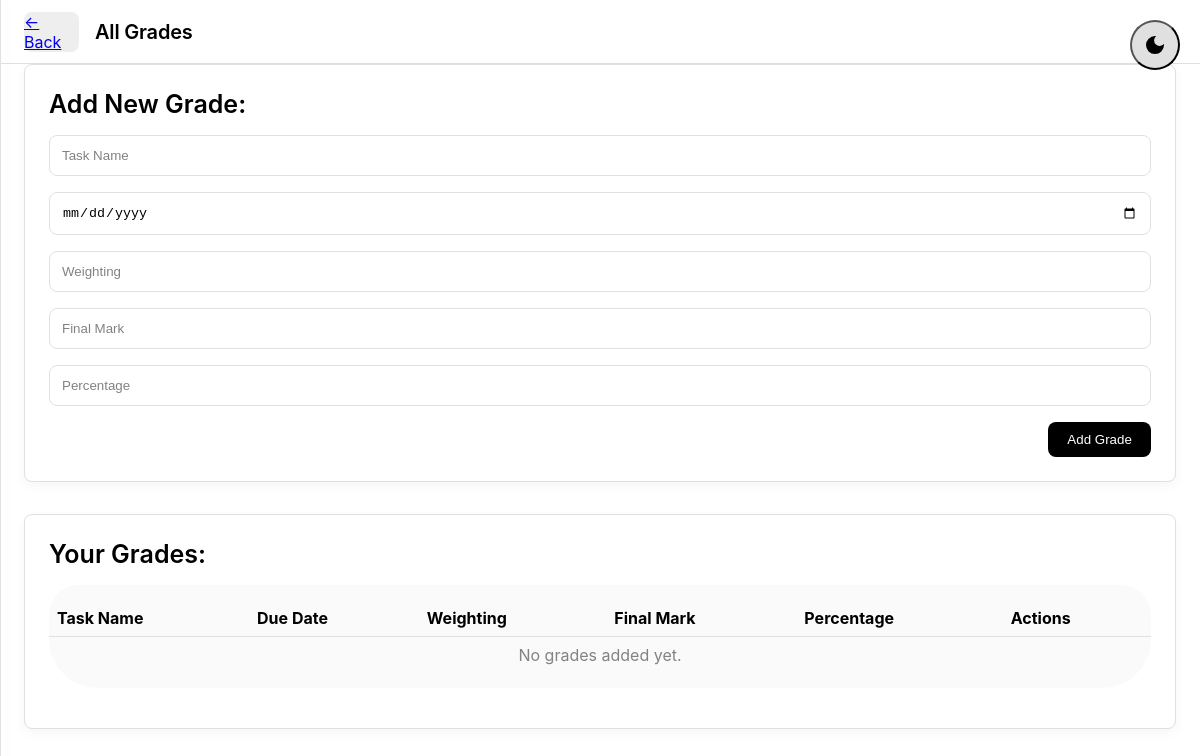
The app's page /grades (signed in), older data.
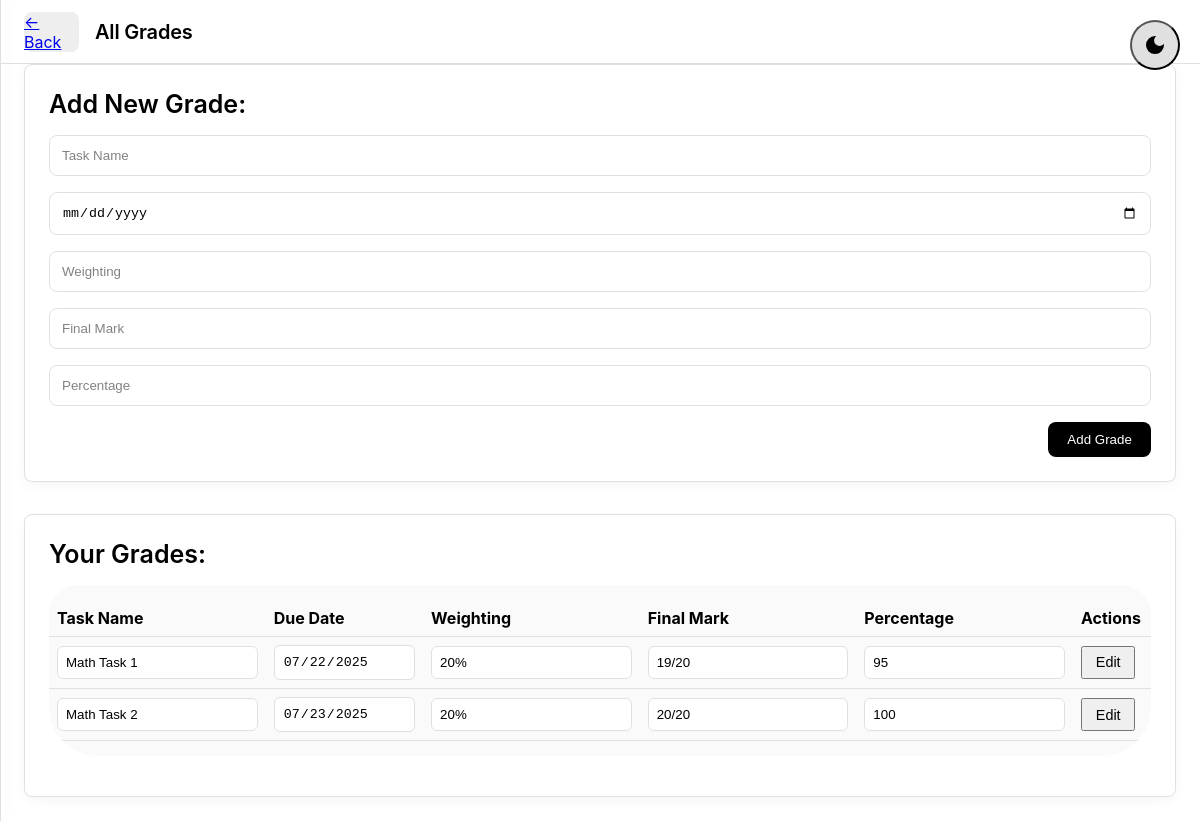
The same page, newer data.
### website/models.py (models this page shows)
class Grade(db.Model):
    id = db.Column(db.Integer, primary_key=True)
    name = db.Column(db.String(150), nullable=False)
    due_date = db.Column(db.String(50))
    weighting = db.Column(db.String(50))
    final_mark = db.Column(db.String(50))
    percentage = db.Column(db.String(50))
    user_id = db.Column(db.Integer, db.ForeignKey('user.id'), nullable=False)

### website/views.py (the view)
@views.route('/grades', methods=['GET'])
@login_required
def grades():
    grades = Grade.query.filter_by(user_id=current_user.id).order_by(Grade.due_date).all()
    return render_template("grades.html", user=current_user, grades=grades)

### website/__init__.py (called while the page is built)
def create_app():
    app = Flask(__name__)
    app.config['SECRET_KEY'] = 'hjshjhdjah kjshkjdhjs'
    app.config['SQLALCHEMY_DATABASE_URI'] = 'sqlite:///db.sqlite'
    db.init_app(app)
    migrate = Migrate(app, db)
    from .views import views
    from .auth import auth
    from .models import User, Note
    app.register_blueprint(views, url_prefix='/')
    app.register_blueprint(auth, url_prefix='/')
    with app.app_context():
        db.create_all()
    login_manager = LoginManager()
    login_manager.login_view = 'auth.login'
    login_manager.init_app(app)
    @login_manager.user_loader
    def load_user(id):
        return User.query.get(int(id))
    return app

### website/templates/grades.html (shortened to what this page needs)
{% extends "base.html" %}
{% block content %}
<header class="site-header">
  <div class="container header-container">
    <div class="header-left">
      <a href="/" class="menu-button" aria-label="Back to dashboard">← Back</a>
      <h1 class="site-title">All Grades</h1>
    </div>
  </div>
</header>
<main class="main-content-section">
  <div class="container">
    <section class="card grades-card" style="margin-bottom: 2rem;">
      <h3 class="card-title">Add New Grade:</h3>
      <form method="POST" action="/add-grade" style="display: flex; flex-direction: column; gap: 1rem;">
        <input type="text" name="name" placeholder="Task Name" required class="form-input"
               style="padding: 0.75rem; border-radius: 8px; border: 1px solid var(--border-color); background-color: var(--bg-primary); color: var(--text-primary);">
        <input type="date" name="due_date" required class="form-input"
               style="padding: 0.75rem; border-radius: 8px; border: 1px solid var(--border-color); background-color: var(--bg-primary); color: var(--text-primary);">
        <input type="text" name="weighting" placeholder="Weighting" required class="form-input"
               style="padding: 0.75rem; border-radius: 8px; border: 1px solid var(--border-color); background-color: var(--bg-primary); color: var(--text-primary);">
        <input type="text" name="final_mark" placeholder="Final Mark" required class="form-input"
               style="padding: 0.75rem; border-radius: 8px; border: 1px solid var(--border-color); background-color: var(--bg-primary); color: var(--text-primary);">
        <input type="text" name="percentage" placeholder="Percentage" required class="form-input"
               style="padding: 0.75rem; border-radius: 8px; border: 1px solid var(--border-color); background-color: var(--bg-primary); color: var(--text-primary);">
        <button type="submit" class="button"
                style="align-self: flex-end; padding: 0.6rem 1.2rem; border-radius: 8px;
                       background-color: var(--border-dark); color: var(--bg-primary);
                       border: none; font-weight: 500; cursor: pointer;">
          Add Grade
        </button>
      </form>
    </section>
    <section class="card grades-card">
      <h3 class="card-title">Your Grades:</h3>
      <div class="grades-table-wrapper" style="overflow-x: auto;">
        <table style="width: 100%; border-collapse: collapse;">
          <thead>
            <tr style="border-bottom: 1px solid var(--border-color);">
              <th style="text-align: left; padding: 0.5rem;">Task Name</th>
              <th style="text-align: left; padding: 0.5rem;">Due Date</th>
              <th style="text-align: left; padding: 0.5rem;">Weighting</th>
              <th style="text-align: left; padding: 0.5rem;">Final Mark</th>
              <th style="text-align: left; padding: 0.5rem;">Percentage</th>
              <th style="text-align: left; padding: 0.5rem;">Actions</th>
            </tr>
          </thead>
          <tbody>
            {% for grade in grades %}
              <tr style="border-bottom: 1px solid var(--border-color);">
                <td style="padding: 0.5rem;"><input type="text" value="{{ grade.name }}" class="form-input" form="form-{{ grade.id }}" name="name" style="width: 100%; padding: 0.5rem; border-radius: 6px; border: 1px solid var(--border-color); background-color: var(--bg-primary); color: var(--text-primary);" disabled></td>
                <td style="padding: 0.5rem;"><input type="date" value="{{ grade.due_date }}" class="form-input" form="form-{{ grade.id }}" name="due_date" style="width: 100%; padding: 0.5rem; border-radius: 6px; border: 1px solid var(--border-color); background-color: var(--bg-primary); color: var(--text-primary);" disabled></td>
                <td style="padding: 0.5rem;"><input type="text" value="{{ grade.weighting }}" class="form-input" form="form-{{ grade.id }}" name="weighting" style="width: 100%; padding: 0.5rem; border-radius: 6px; border: 1px solid var(--border-color); background-color: var(--bg-primary); color: var(--text-primary);" disabled></td>
                <td style="padding: 0.5rem;"><input type="text" value="{{ grade.final_mark }}" class="form-input" form="form-{{ grade.id }}" name="final_mark" style="width: 100%; padding: 0.5rem; border-radius: 6px; border: 1px solid var(--border-color); background-color: var(--bg-primary); color: var(--text-primary);" disabled></td>
                <td style="padding: 0.5rem;"><input type="text" value="{{ grade.percentage }}" class="form-input" form="form-{{ grade.id }}" name="percentage" style="width: 100%; padding: 0.5rem; border-radius: 6px; border: 1px solid var(--border-color); background-color: var(--bg-primary); color: var(--text-primary);" disabled></td>
                <td style="padding: 0.5rem;">
                  <form method="POST" action="/edit-grade/{{ grade.id }}" id="form-{{ grade.id }}">
                    <button type="button" class="button edit-btn" onclick="enableEdit(this)" style="padding: 0.4rem 0.8rem; font-size: 0.9rem;">Edit</button>
                  </form>
                </td>
              </tr>
            {% else %}
              <tr>
                <td colspan="6" style="padding: 0.5rem; color: var(--text-secondary); text-align: center;">
                  No grades added yet.
                </td>
              </tr>
            {% endfor %}
          </tbody>
        </table>
      </div>
    </section>
  </div>
</main>
{% endblock %}

### website/templates/base.html (shortened to what this page needs)
<!DOCTYPE html>
<html lang="en">
<head>
  <link rel="stylesheet" type="text/css" href="{{ url_for('static', filename='styles.css') }}">
</head>
<body>
  <header>
    <button id="theme-switch">
        <svg xmlns="http://www.w3.org/2000/svg" height="24px" viewBox="0 -960 960 960" width="24px" fill="#e3e3e3"><path d="M480-120q-150 0-255-105T120-480q0-150 105-255t255-105q14 0 27.5 1t26.5 3q-41 29-65.5 75.5T444-660q0 90 63 153t153 63q55 0 101-24.5t75-65.5q2 13 3 26.5t1 27.5q0 150-105 255T480-120Z"/></svg>
    </button>
  </header>
  <div id="main" class="main">
    {% block content %}{% endblock %}
  </div>
</body>
</html>

### website/static/styles.css (style rules this page uses)
:root { --text-primary: #000000; --text-secondary: #828282; --text-tertiary: #5a5656; --bg-primary: #ffffff; --bg-secondary: #fafafa; --bg-tertiary: #f7f7f7; --border-color: #e0e0e0; --border-dark: #000000; --border-grid: #d1d1d1; --accent-bg: #3a4142; --button-bg: #eeeeee; }
* { box-sizing: border-box; }
body { margin: 0; font-family: 'Inter', sans-serif; background-color: var(--bg-primary); color: var(--text-primary); }
.container { max-width: 1440px; margin-left: auto; margin-right: auto; padding-left: 24px; padding-right: 24px; }
.card { background-color: var(--bg-primary); border: 1px solid var(--border-color); border-radius: 8px; box-shadow: 0px 4px 12px 0px rgba(0, 0, 0, 0.04); padding: 24px; overflow: hidden; }
.site-header { background-color: var(--bg-primary); border-bottom: 1px solid var(--border-color); height: 64px; }
.header-container { display: flex; justify-content: space-between; align-items: center; height: 100%; }
.header-left, .header-right { display: flex; align-items: center; gap: 16px; }
.menu-button { background-color: var(--button-bg); border: none; border-radius: 8px; width: 55px; height: 40px; display: flex; justify-content: center; align-items: center; cursor: pointer; padding: 0; }
.site-title { font-weight: 600; font-size: 20px; letter-spacing: -0.2px; margin: 0; }
.main-content-section { padding-bottom: 24px; }
.card-title { font-weight: 600; font-size: 25px; margin: 0 0 16px 0; }
.grades-card { display: flex; flex-direction: column; }
.grades-table-wrapper { flex-grow: 1; background-color: var(--bg-secondary); border-radius: 29px 30px 49px 49px; padding: 15px 0; margin-bottom: 16px; }
#theme-switch { position: fixed; top: 20px; right: 20px; width: 50px; height: 50px; background-color: var(--border-color); border-radius: 50%; display: flex; justify-content: center; align-items: center; cursor: pointer; z-index: 1000; transition: background-color 0.3s; }
#theme-switch svg { width: 24px; height: 24px; fill: var(--text-primary); }
input::placeholder { color: var(--text-secondary); }

Row changes from the older to the newer data that the page shows:
added Grade: name "Math Task 1", due_date "07/22/2025", weighting "20%", final_mark "19/20", percentage "95"
added Grade: name "Math Task 2", due_date "07/23/2025", weighting "20%", final_mark "20/20", percentage "100"
Text that changed along with them:
text no longer shown: "No grades added yet."
